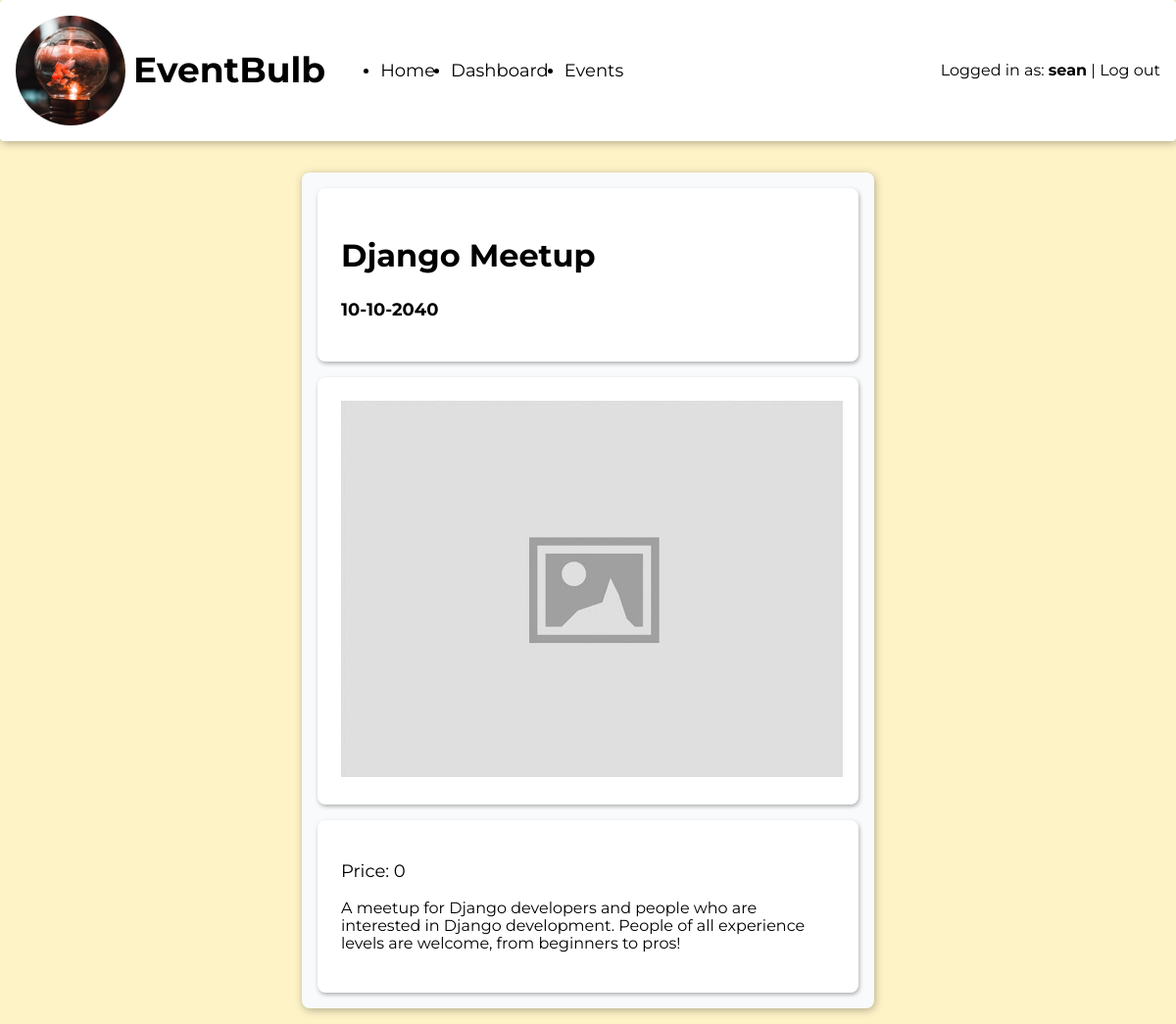
The app's page /events/1/ (signed in) with its own data.
### events/models.py (models this page shows)
class Event(models.Model):
    title = models.CharField(max_length=255)
    description = models.TextField()
    datetime = models.DateTimeField()
    cost = models.IntegerField()

### events/views.py (the view)
# urls.py: path('<int:id>/', views.details, name="events_details"),
def details(request, id):
    event = get_object_or_404(Event, id=id)
    print(event)
    return render(request, 'events/details.html', {'event': event})

### templates/events/details.html
{% extends 'base.html' %}
{% load static %}
{% block content %}
  <main class="wrap-content">
    <div class="card-background half-width event-details">
      <section class="card event-header">
        <div class="event-info">
          <h2 class="event-title">{{event.title}}</h2>
          <h3>{{event.datetime|date:"d-m-Y" }}</h3>
        </div>
      </section>
      <section class="card">
        <img src="{% static 'images/image_placeholder.jpg' %}" alt="Placeholder">
      </section>
      <section class="card">
        <p class="event-cost">Price: {{ event.cost }}</p>
        <p>{{ event.description }}</p>
      </section>
    </div>
  </main>
{% endblock %}

### templates/base.html (shortened to what this page needs)
{% load static %}
<!DOCTYPE html>
<html lang="en">
<head>
  <link href="https://cdnjs.cloudflare.com/ajax/libs/normalize/8.0.1/normalize.min.css" rel="stylesheet">
  <link href="https://cdnjs.cloudflare.com/ajax/libs/meyer-reset/2.0/reset.min.css" rel="stylesheet">
  <link rel="stylesheet" href="{% static 'css/style.css' %}">
</head>
<body>
  <header class="navbar">
    <section>
      <img class="logo" src="{% static 'images/logo.jpg' %}" alt="EventBulb Logo">
      <h1 class="site-heading">EventBulb</h1>
      <nav>
        <ul>
          <li>
            <a href="{% url 'information_home' %}">Home</a>
          </li>
          {% if user.is_authenticated %}
          <li >
            <a href="#">Dashboard</a>
          </li>
          {% endif %}
          <li>
            <a href="{% url 'events_list' %}">Events</a>
          </li>
        </ul>
      </nav>
    </section>
    <nav class="auth-nav">
      {% if user.is_authenticated %}
      <span>Logged in as: <span class="logged-in-username">{{ user.username }}</span></span>
      <span> | </span>
      <a href="{% url 'accounts_logout' %}">Log out</a>
      {% else %}
      <a href="{% url 'accounts_login' %}">Log in</a>
      <span> | </span>
      <a href="{% url 'accounts_register' %}">Register</a>
      {% endif %}
    </nav>
  </header>
  {% block content %}{% endblock content %}
</body>
</html>

### static/css/style.css (style rules this page uses)
:root { --shadow: 1px 2px 8px rgba(0,0,0,0.3); --shadow-small: 1px 2px 4px rgba(0,0,0,0.3); --yellow : #FEF3C7; --yellow-accent: #FDE68A; --gray: #E5E7EB; --gray-accent: #D1D5DB; --gray-light: #F9FAFB; --red: #FECACA; --red-accent: #FCA5A5; }
body { background-color: var(--yellow); display: flex; flex-direction: column; height: 100vh; font-family: 'Montserrat', Helvetica, Arial, sans-serif; }
a { color: inherit; text-decoration: inherit; }
h2 { font-size: 1.25rem; }
h3 { font-size: 1.125rem; }
.navbar { display: grid; grid-template-columns: 1fr 1fr; align-items: center; background-color: white; border-radius: 0.25rem; padding: 1rem; box-shadow: var(--shadow) }
.navbar > section { display: flex; align-items: center; }
.navbar .logo { margin-right: 0.5rem; height: 7rem; width: 7rem; object-fit: cover; border-radius: 100%; }
.site-heading { font-size: 1.5rem; }
.navbar .site-heading { font-size: 2.25rem; margin-right: 1rem; }
.navbar > .auth-nav { justify-self: flex-end; }
.navbar nav > ul { display: flex; align-items: center; }
.navbar nav > ul > li { margin-right: 1rem; }
.navbar nav > ul > li > a, .navbar nav > ul > li > span { font-size: 1.125rem; }
.logged-in-username { font-weight: bold; }
main { margin: 1rem; padding: 1rem; display: grid; gap: 1rem; flex-grow: 1; flex-shrink: 1; }
.card-background { background-color: var(--gray-light); padding: 0.5rem; box-shadow: var(--shadow); border-radius: 0.5rem; display: flex; flex-direction: column; }
.card { margin: 0.5rem; padding: 1.5rem; background-color: white; border-radius: 0.5rem; box-shadow: var(--shadow-small) }
.wrap-content { align-items: flex-start; flex-grow: 0; }
.half-width { justify-self: center; width: 50%; }
.event-title { font-size: 2rem; }
.event-details .event-header { display: flex; align-items: center; justify-content: space-between; }
.event-details .event-cost { font-size: 1.125rem; }

### records on screen
Event: title "Django Meetup", datetime "10-10-2040", cost "0", description "A meetup for Django developers and people who are interested in Django development. People of all experience levels are welcome, from beginners to pros!"

### other values on screen
{{ user.username }} "sean"
